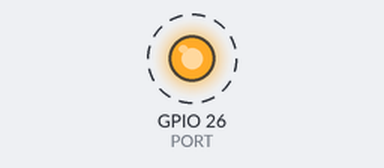
The program below on a simulated Raspberry Pi (BCM pin numbers). On the bench: output pins drawn as LEDs (lit = HIGH). Dashed ring = blinking.

Above: at 0.5 s.
Timing chart, 0 to 4.6 s (numbered marks = the images above):
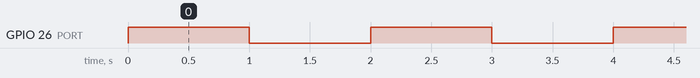

Measured:
- by itself, GPIO 26 (PORT): alternates HIGH for 1.0 s and LOW for 1.0 s

The program:

12I_kadai1_led.py
```python
#!/usr/bin/python3
# GPIO26を出力としてLEDに給電（+3.3V）する

import RPi.GPIO as GPIO
from time import sleep


PORT = 26

GPIO.setmode(GPIO.BCM)
GPIO.setup(PORT, GPIO.OUT, initial=GPIO.LOW)

try:
    while True:
        GPIO.output(PORT, GPIO.HIGH)
        sleep(1.0)
        GPIO.output(PORT, GPIO.LOW)
        sleep(1.0)
except KeyboardInterrupt:
    pass
finally:
    GPIO.cleanup()
```
